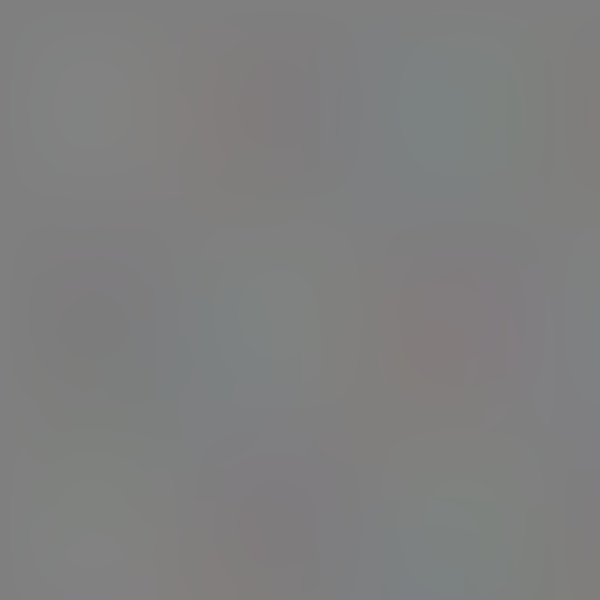
Frame 1 (no input)
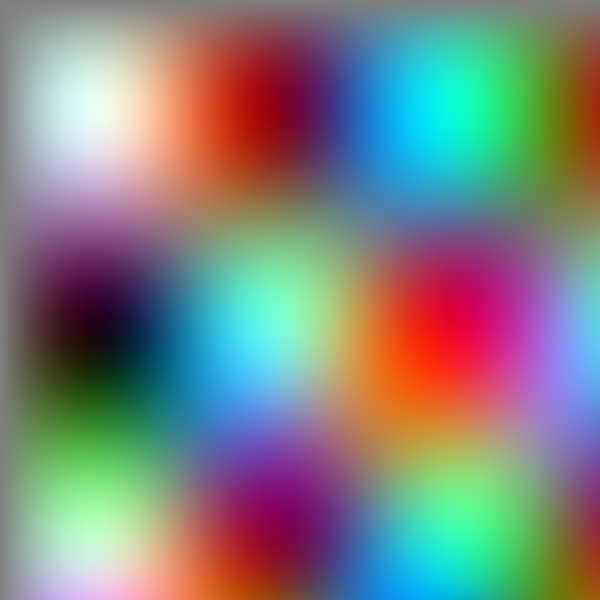
Frame 60 (the mouse pressed at the canvas centre just before this capture)
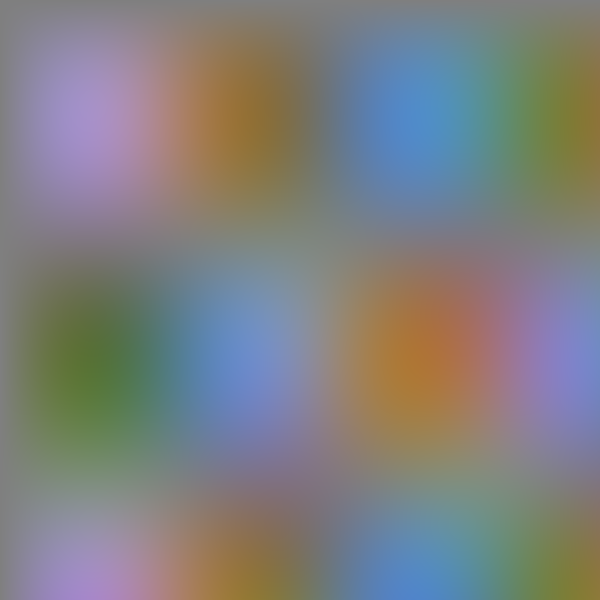
Frame 120 (the mouse held since frame 60 and released just before this capture)

The Processing sketch that drew these frames (run headless with seeded random() and noise(); from frame 60 on, the mouse is pressed at the canvas centre):

// Processing sketch: sine_2D_animated
// ── sine_2D_animated.pde
void setup() {
  size(600, 600);  
}
void draw() {
  loadPixels();
  for(int x=0; x<width; x++) {
    for(int y=0; y<height; y++) {
      float sine1 = sin(x * 0.011) * 
         sin(y * 0.013) * sin(frameCount * 0.023);
      float sine2 = sin(x * 0.017) * 
         sin(y * 0.015) * sin(frameCount * 0.025);
      float sine3 = sin(x * 0.019) * 
         sin(y * 0.013) * sin(frameCount * 0.021);
      float r = map(sine1, -1, 1, 0, 255);
      float g = map(sine2, -1, 1, 0, 255);
      float b = map(sine3, -1, 1, 0, 255);
      //stroke(v);
      //point(x, y);
      pixels[x + y * width] = color(r, g, b);
    }
  }
  updatePixels();
}
